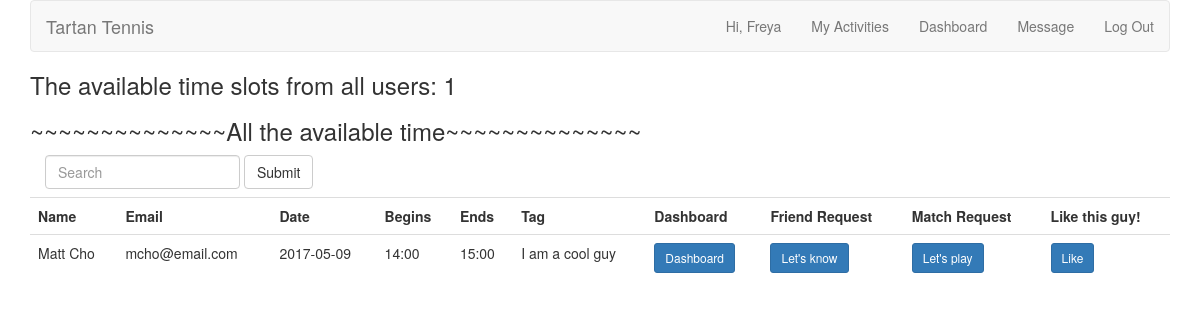
The page /alltime.php (signed in) on the database as committed earlier.
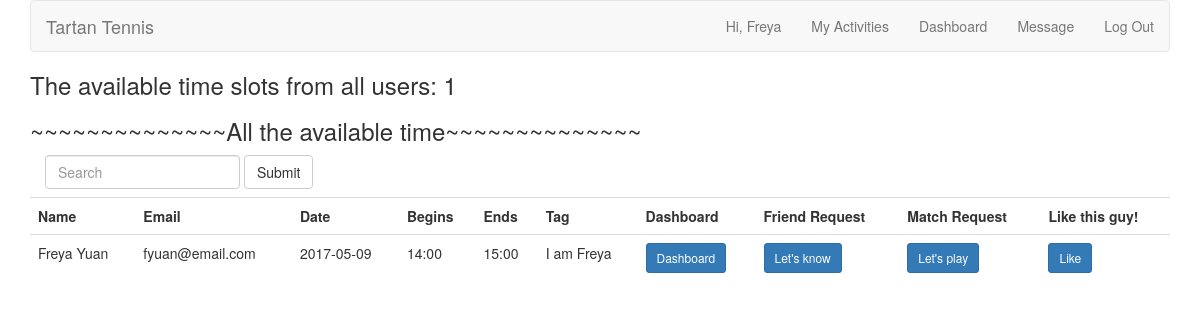
The same page on the database as committed later.
### tables this page shows
CREATE TABLE `times` (
  `time_id` int(11) NOT NULL PRIMARY KEY AUTO_INCREMENT,
  `begins_date` varchar(20) NOT NULL,
  `begins_time` varchar(20) NOT NULL,
  `ends_time` varchar(20) NOT NULL,
  `tag` tinytext NOT NULL,
  `user_id` int(11) NOT NULL,
  `created_at` timestamp NOT NULL DEFAULT CURRENT_TIMESTAMP,
  FULLTEXT (begins_date, begins_time, ends_time, tag)
);

CREATE TABLE `users` (
  `user_id` int(10) UNSIGNED NOT NULL PRIMARY KEY AUTO_INCREMENT,
  `first_name` varchar(20) NOT NULL,
  `last_name` varchar(20) NOT NULL,
  `username` varchar(20) NOT NULL,
  `email` varchar(50) NOT NULL,
  `pass` char(40) NOT NULL,
  `created_at` timestamp NOT NULL DEFAULT CURRENT_TIMESTAMP,
  `updated_at` timestamp NOT NULL DEFAULT CURRENT_TIMESTAMP ON UPDATE CURRENT_TIMESTAMP
);

### alltime.php (the view, shortened to what this page needs)
<?php
include ('includes/header.php');
require('mysqli_connect.php');
if(isset($_COOKIE['user_id']))
{
    if (isset($_POST['submitted'])) {
        $search = mysqli_real_escape_string($dbc, $_POST['search']);
        $q = "SELECT user_id, first_name, last_name, email, begins_date, begins_time, ends_time, tag
            FROM users INNER JOIN times USING (user_id)
            WHERE MATCH (begins_date, begins_time, ends_time, tag) AGAINST('$search' IN NATURAL LANGUAGE MODE)";
    } else {
        $q = "SELECT user_id, first_name, last_name, email, begins_date, begins_time, ends_time, tag
            FROM users INNER JOIN times USING (user_id)";
    }
    $r = @mysqli_query($dbc, $q);
    $num_times = mysqli_num_rows($r);
    echo '<h3>The available time slots from all users: ' . $num_times . '</h3>';
    echo '<h3>~~~~~~~~~~~~~~All the available time~~~~~~~~~~~~~~</h3>';
    echo '<form action="alltime.php" method="post" class="navbar-form">
            <div class="form-group">
                <input name="search" type="text" class="form-control" placeholder="Search" />
            </div>
            <button type="submit" class="btn btn-default">Submit</button>
            <input type="hidden" name="submitted" value="TRUE" />
        </form>';
    echo '<table class="table">
    <tr>
    <th>Name</th>
    <th>Email</th>
    <th>Date</th>
    <th>Begins</th>
    <th>Ends</th>
    <th>Tag</th>
    <th>Dashboard</th>
     <th>Friend Request</th>
    <th>Match Request</th>
    <th>Like this guy!</th>
    </tr>';
while ($row = mysqli_fetch_array($r)) {
    echo
    '<tr>
    <td>' . $row['first_name'] . ' ' . $row['last_name'] . '</td>
    <td>' . $row['email'] . '</td>
    <td>' . $row['begins_date'] . '</td>
    <td>' . $row['begins_time'] . '</td>
    <td>' . $row['ends_time'] . '</td>
    <td>' . $row['tag'] . '</td>
    <td><a class="btn btn-primary btn-sm"
    a href="dashboard.php?profile_id='
     . $row['user_id'] . '& user='. $_COOKIE['user_id'] . '">Dashboard</a></td>
    <td><a class="btn btn-primary btn-sm" href="friend_request.php?receiver_id='
     . $row['user_id'] . '">Let\'s know</a></td>
    <td><a class="btn btn-primary btn-sm" href="appoinment_request.php?receiver_id='
    . $row['user_id'] . '& begins_date='. $row['begins_date'] . '& begins_time=' . $row['begins_time'] . '& ends_time=' . $row['ends_time'] . '">Let\'s play</a></td>
    <td><a class="btn btn-primary btn-sm" href="like.php?likee_id='
     . $row['user_id'] . '">Like</a></td>
    </tr>';
    }
    echo '</table>';
}
else
{
        echo 'You must be logged to access this page.';
}
?>

### includes/header.php (shortened to what this page needs)
<!DOCTYPE html>
<html>
<head>
	<link rel="stylesheet" href="bower_components/bootstrap/dist/css/bootstrap.min.css">
	<link rel="stylesheet" href="includes/styles.css">
</head>
<body>
<div class="container">
<nav class="navbar navbar-default">
  <div class="container-fluid">
    <div class="navbar-header">
      <a class="navbar-brand" href="index.php">Tartan Tennis</a>
    </div>
    <ul class="nav navbar-nav navbar-right">
<?php
require('mysqli_connect.php');
$is_loggedin = isset($_COOKIE['first_name']) AND isset($_COOKIE['user_id']);
if (isset($_COOKIE['first_name'])) {
	$fn = $_COOKIE['first_name'];
	$user_id = $_COOKIE['user_id'];
}
if ($is_loggedin) {
	echo "<li><a href='index.php'>Hi, " . $fn . "</a></li>";
	echo "<li><a href='activities.php'>My Activities</a></li>";
	echo '<li><a href="dashboard.php?profile_id=' . $user_id . '">Dashboard</a></li> ';
	$q = "SELECT message_id FROM messages WHERE receiver_id='$user_id' AND is_read = 0";
	$r = @mysqli_query($dbc, $q);
	$num = mysqli_num_rows($r);
	if($num > 0) {
		echo "<li><a href='message.php'>New Message ($num)</a></li>";
	} else {
		echo "<li><a href='message.php'>Message</a></li>";
	}
	echo "<li><a href='logout.php'>Log Out</a></li>";
} else {
	echo "<li><a href='register.php'>Sign Up</a></li><li><a href='login.php'>Log In</a></li>";
}
?>
    </ul>
  </div>
</nav>

Rows that differ between the two databases and show on the page:
removed times: user.first_name "Matt", user.last_name "Cho", user.email "mcho@email.com", begins_date "2017-05-09", begins_time "14:00", ends_time "15:00", tag "I am a cool guy"
added times: user.first_name "Freya", user.last_name "Yuan", user.email "fyuan@email.com", begins_date "2017-05-09", begins_time "14:00", ends_time "15:00", tag "I am Freya"
